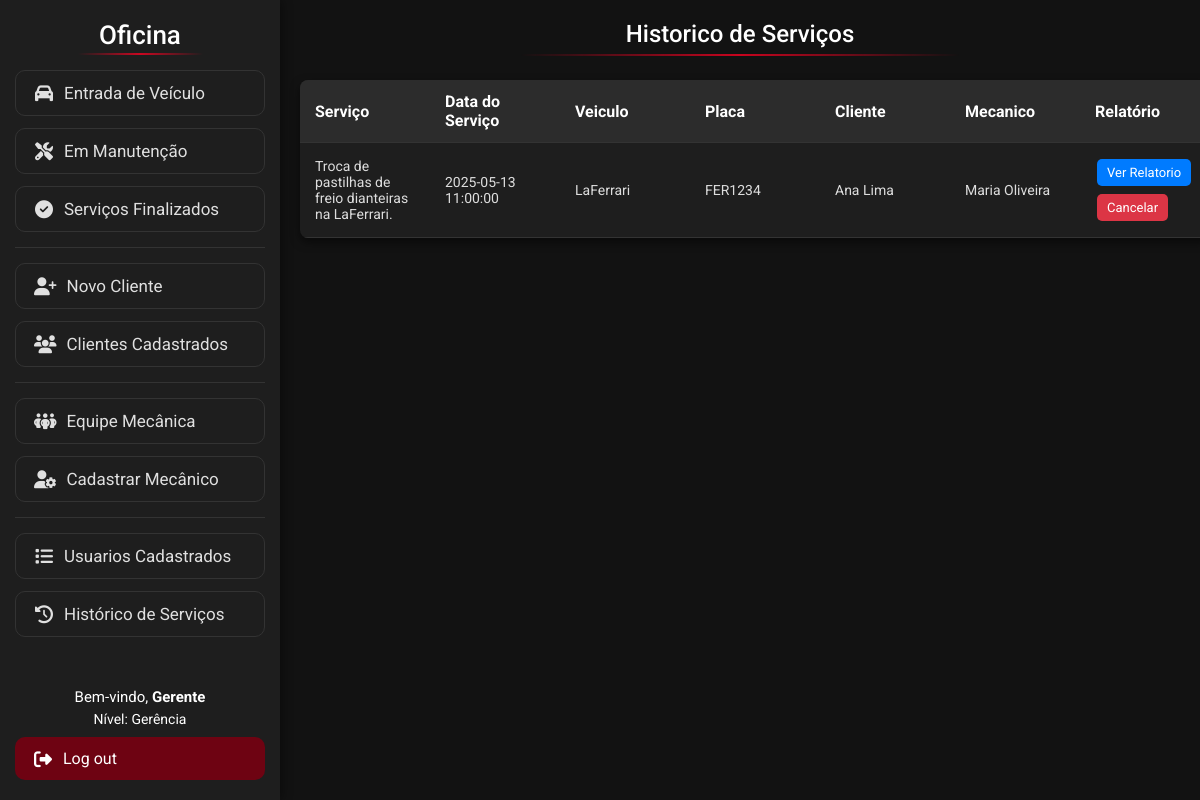
Before: /Visao/ListarServicos.php (signed in) with the older database file.
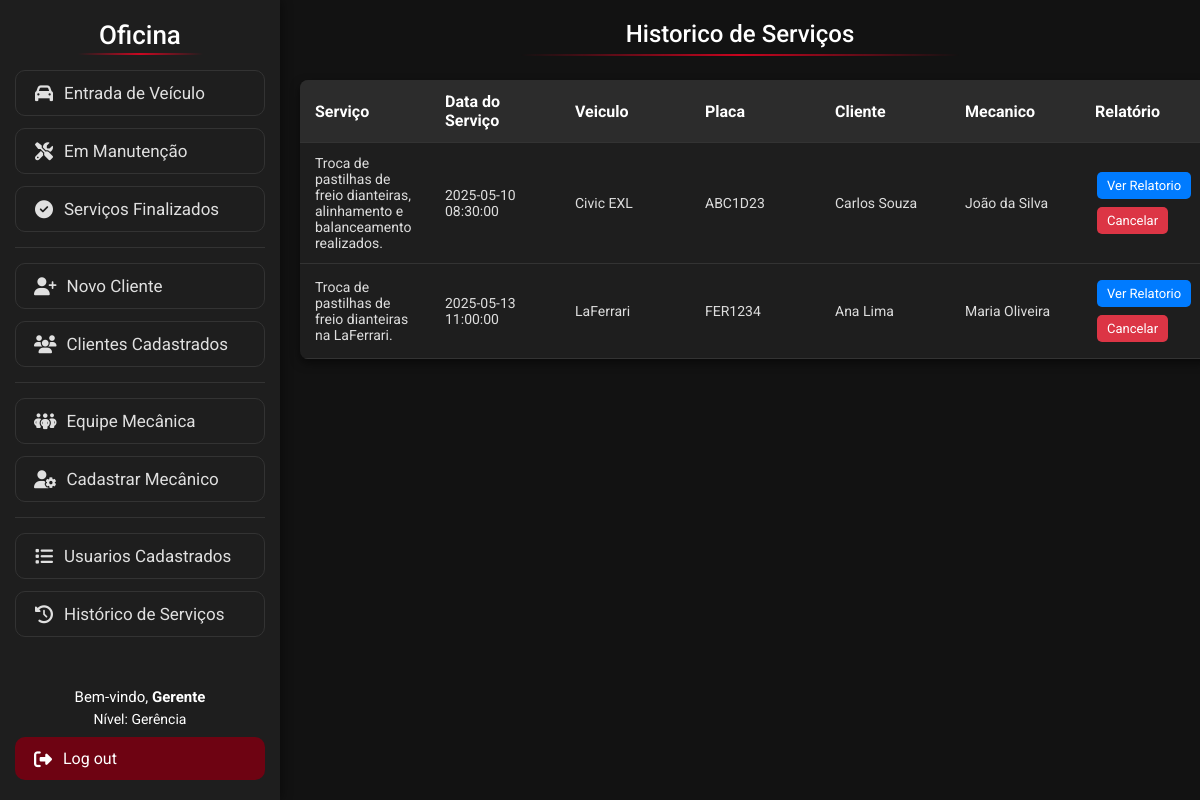
After: the same page with the newer database file.
### tables this page shows
create table servico (
idServico int auto_increment primary key,
idMecanico int,
idCarro int,
descricao TEXT,
dataServico datetime default current_timestamp,

foreign key (idMecanico) references mecanico(idMecanico),
foreign key (idCarro) references carro(idCarro)
);

create table carro (
idCarro int auto_increment primary key,
idCliente int,
modelo varchar(120) not null,
fabricante varchar(40) not null,
ano smallint not null check (ano >= 1886),
placa varchar(80) not null unique,
cor varchar(50) not null,
caracteristicas TEXT,
imagem VARCHAR(255),
status ENUM('Manutencao', 'Finalizado') DEFAULT 'Manutencao',
dataCadastro datetime default current_timestamp,

foreign key (idCliente) references cliente(idCliente)
);

create table cliente (
idCliente int auto_increment primary key,
nome varchar(80) not null,
telefone varchar(80) not null,
email varchar(120) not null,
cpf varchar(14) not null unique,
endereco varchar(200) not null,
dataCadastro datetime default current_timestamp
);

create table mecanico (
idMecanico int auto_increment primary key,
nome varchar(80) not null,
telefone varchar(20) not null,
dataCadastro datetime default current_timestamp
);

### Modelo/DAO/ClassServicoDAO.php (called while the page is built, shortened)
<?php
class ClassServicoDAO
{
    public function listarServicosJoin()
    {
        try {
            $pdo = Conexao::getInstance();
            $sql = "SELECT s.descricao,
            s.dataServico,
            s.idServico,
            c.modelo,
            c.placa,
            cli.nome,
            mec.nome as mecanico
            from servico s
            inner join carro c on s.idCarro = c.idCarro
            inner join cliente cli on c.idCliente = cli.idCliente
            inner join mecanico mec on s.idMecanico = mec.idMecanico;";
            $stmt = $pdo->prepare($sql);
            $stmt->execute();
            return $stmt->fetchAll(PDO::FETCH_ASSOC);
        } catch (PDOException $exc) {
            echo $exc->getMessage();
        }
    }
}

### Visao/ListarServicos.php (the view, shortened to what this page needs)
<!DOCTYPE html>
<html lang="pt-BR">
<head>
    <link rel="stylesheet" href="css/lista.css">
</head>
<body>
    <?php
    include 'Menu.php';
    ?>
    <h1 class="titulo">Historico de Serviços</h1>
    <table class="tabela-clientes">
        <thead>
            <tr>
                <th>Serviço</th>
                <th>Data do Serviço</th>
                <th>Veiculo</th>
                <th>Placa</th>
                <th>Cliente</th>
                <th>Mecanico</th>
                <th>Relatório</th>
            </tr>
        </thead>
        <tbody>
            <?php
            require_once "../Modelo/DAO/ClassServicoDAO.php";
            $classServicoDAO = new ClassServicoDAO();
            $servicos = $classServicoDAO->listarServicosJoin();
            foreach ($servicos as $servico) {
                echo '<tr>';
                echo '<td>' . $servico['descricao'] . '</td>';
                echo '<td>' . $servico['dataServico'] . '</td>';
                echo '<td>' . $servico['modelo'] . '</td>';
                echo '<td>' . $servico['placa'] . '</td>';
                echo '<td>' . $servico['nome'] . '</td>';
                echo '<td>' . $servico['mecanico'] . '</td>';
                echo '<td>
                <a href="ListarRelatorio.php?idex=' .$servico['idServico'] . '"class="btn btn-editar">Ver Relatorio</a>
                  <a href="../Controle/ExcluirServico.php?idex=' .$servico['idServico'] . '"class="btn btn-excluir">Cancelar</a>
                </td>';
                echo '</tr>';
            }
            ?>
        </tbody>
    </table>
</body>
</html>

### Visao/Menu.php (shortened to what this page needs)
<?php
$nivel = $_SESSION['nivel'];
?>
<!DOCTYPE html>
<html lang="en">
<head>
    <link rel="stylesheet" href="css/menu.css">
    <link rel="stylesheet" href="https://cdnjs.cloudflare.com/ajax/libs/font-awesome/6.4.0/css/all.min.css">
</head>
<body>
    <div class="sidebar">
        <h1>Oficina</h1>
        <ul>
            <li><a href="CadastroCarro.php" class="menu-button"><i class="fas fa-car"></i> Entrada de Veículo</a></li>
            <li><a href="ListarCarros.php" class="menu-button"><i class="fas fa-tools"></i> Em Manutenção</a></li>
            <li><a href="ListarFinalizados.php" class="menu-button"><i class="fas fa-check-circle"></i> Serviços Finalizados</a></li>
            <hr>
            <li><a href="CadastroCliente.php" class="menu-button"><i class="fas fa-user-plus"></i> Novo Cliente</a></li>
            <li><a href="ListarClientes.php" class="menu-button"><i class="fas fa-users"></i> Clientes Cadastrados</a></li>
            <hr>
            <li><a href="ListarMecanicos.php" class="menu-button"><i class="fa-solid fa-people-group"></i> Equipe Mecânica</a></li>
            <?php if ($nivel == 1) { ?>
                <li><a href="CadastroMecanico.php" class="menu-button"><i class="fas fa-user-cog"></i> Cadastrar Mecânico</a></li>
            <?php } ?>
            <hr>
            <?php if ($nivel == 1) { ?>
                <li><a href="ListarUsuarios.php" class="menu-button"><i class="fa-solid fa-list"></i> Usuarios Cadastrados</a></li>
            <?php } ?>
            <li><a href="ListarServicos.php" class="menu-button"><i class="fas fa-history"></i> Histórico de Serviços</a></li>
        </ul>
        <div class="user-info">
            <p>Bem-vindo, <strong><?php echo ucfirst($_SESSION['login']); ?></strong></p>
            <p style="font-size: 14px;">
                Nível: <?php echo ($nivel == 1) ? "Gerência" : "Atendimento"; ?>
            </p>
            <a href="../Controle/ControleUsuario.php?ACAO=sair" class="logout-button">
                <i class="fas fa-sign-out-alt"></i> Log out
            </a>
        </div>
    </div>
</body>
</html>

### Visao/css/lista.css (style rules this page uses)
* { box-sizing: border-box; font-family: 'Roboto', sans-serif; margin: 0; padding: 0; }
body { background-color: #121212; color: #e0e0e0; padding: 20px; margin-left: 280px; }
.titulo { color: white; margin-bottom: 1.5rem; font-weight: 500; font-size: 24px; text-align: center; position: relative; padding-bottom: 0.5rem; }
.titulo::after { content: ''; position: absolute; bottom: 0; left: 25%; width: 50%; height: 2px; background: linear-gradient(90deg, transparent, #ff0022c4, transparent); }
.tabela-clientes { width: 100%; min-width: 600px; border-collapse: collapse; background-color: #1e1e1e; border-radius: 8px; overflow: hidden; box-shadow: 0 4px 10px rgba(0, 0, 0, 0.5); }
.tabela-clientes th, .tabela-clientes td { padding: 12px 15px; text-align: left; border-bottom: 1px solid #333; word-wrap: break-word; }
.tabela-clientes th { background-color: #2c2c2c; color: #ffffff; }
.tabela-clientes td { color: #dddddd; font-size: 14px; min-width: 130px; }
.btn { padding: 6px 10px; border: none; border-radius: 5px; cursor: pointer; font-size: 13px; margin: 4px 2px; display: inline-block; white-space: nowrap; text-align: center; }
.btn-editar { background-color: #007bff; color: white; text-decoration: none; }
.btn-excluir { background-color: #dc3545; color: white; text-decoration: none; }

### Visao/css/menu.css (style rules this page uses)
.sidebar { position: fixed; top: 0; left: 0; height: 100vh; width: 280px; background-color: #1e1e1e; padding: 20px 15px; display: flex; flex-direction: column; box-shadow: 2px 0 10px rgba(0, 0, 0, 0.4); box-sizing: border-box; font-family: 'Roboto', sans-serif; overflow-y: auto; }
.sidebar h1 { color: white; text-align: center; font-size: 26px; margin-bottom: 20px; position: relative; font-weight: 500; }
.sidebar h1::after { content: ''; position: absolute; bottom: -5px; left: 25%; width: 50%; height: 2px; background: linear-gradient(90deg, transparent, #ff0022c4, transparent); }
.sidebar ul { list-style: none; padding: 0; margin: 0; flex-grow: 1; }
.sidebar li { margin-bottom: 12px; }
.menu-button { display: flex; align-items: center; justify-content: flex-start; gap: 10px; width: 100%; padding: 12px 18px; background-color: transparent; border: 1px solid #333; border-radius: 10px; color: #e0e0e0; font-size: 17px; text-align: left; text-decoration: none; transition: all 0.2s ease; box-sizing: border-box; }
.menu-button i { min-width: 20px; text-align: center; font-size: 18px; }
.sidebar hr { border: none; border-top: 1px solid #333; margin: 15px 0; }
.user-info { text-align: center; margin-top: 10px; }
.user-info p { color: white; font-size: 15px; margin: 5px 0; }
.logout-button { display: flex; align-items: center; justify-content: flex-start; gap: 10px; width: 100%; padding: 12px 18px; background-color: #6e0312; color: white; border: none; border-radius: 10px; text-decoration: none; font-size: 16px; margin-top: 10px; transition: 0.2s; box-sizing: border-box; }
.logout-button i { min-width: 20px; text-align: center; font-size: 18px; }
.sidebar { scrollbar-width: thin; scrollbar-color: rgba(255, 0, 34, 0.5) transparent; }

Changed rows visible on the page:
added servico: descricao "Troca de pastilhas de freio dianteiras, alinhamento e balanceamento realizados.", dataServico "2025-05-10 08:30:00", idCarro.modelo "Civic EXL", idCarro.placa "ABC1D23", cliente.nome "Carlos Souza", idMecanico.nome "João da Silva"
